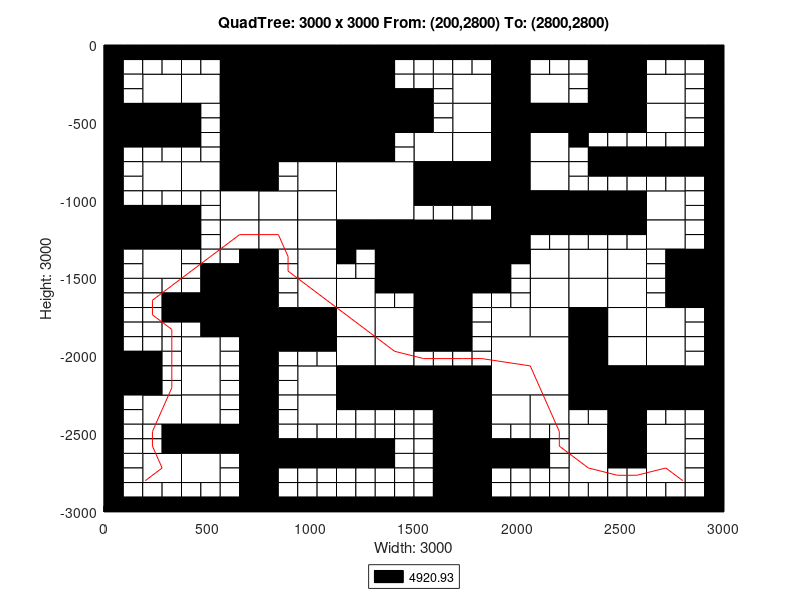

MATLAB code for this plot:
axis([0 3000 -3000 0]);
title('QuadTree: 3000 x 3000 From: (200,2800) To: (2800,2800)');
xlabel('Width: 3000');
ylabel('Height: 3000');
rectangle('Position',[750 -375 375 375], 'FaceColor',[0 0 0]);
rectangle('Position',[750 -750 375 375], 'FaceColor',[0 0 0]);
rectangle('Position',[1125 -1125 375 375], 'FaceColor',[1 1 1]);
rectangle('Position',[1500 -1500 375 375], 'FaceColor',[0 0 0]);
rectangle('Position',[1875 -2250 375 375], 'FaceColor',[1 1 1]);
rectangle('Position',[187.5 -375 187.5 187.5], 'FaceColor',[1 1 1]);
rectangle('Position',[562.5 -187.5 187.5 187.5], 'FaceColor',[0 0 0]);
rectangle('Position',[375 -375 187.5 187.5], 'FaceColor',[1 1 1]);
rectangle('Position',[562.5 -375 187.5 187.5], 'FaceColor',[0 0 0]);
rectangle('Position',[0 -562.5 187.5 187.5], 'FaceColor',[0 0 0]);
rectangle('Position',[187.5 -562.5 187.5 187.5], 'FaceColor',[0 0 0]);
rectangle('Position',[562.5 -562.5 187.5 187.5], 'FaceColor',[0 0 0]);
rectangle('Position',[562.5 -750 187.5 187.5], 'FaceColor',[0 0 0]);
rectangle('Position',[1125 -187.5 187.5 187.5], 'FaceColor',[0 0 0]);
rectangle('Position',[1125 -375 187.5 187.5], 'FaceColor',[0 0 0]);
rectangle('Position',[1125 -562.5 187.5 187.5], 'FaceColor',[0 0 0]);
rectangle('Position',[1312.5 -562.5 187.5 187.5], 'FaceColor',[0 0 0]);
rectangle('Position',[1125 -750 187.5 187.5], 'FaceColor',[0 0 0]);
rectangle('Position',[187.5 -937.5 187.5 187.5], 'FaceColor',[1 1 1]);
rectangle('Position',[375 -937.5 187.5 187.5], 'FaceColor',[1 1 1]);
rectangle('Position',[562.5 -937.5 187.5 187.5], 'FaceColor',[0 0 0]);
rectangle('Position',[562.5 -1125 187.5 187.5], 'FaceColor',[1 1 1]);
rectangle('Position',[0 -1312.5 187.5 187.5], 'FaceColor',[0 0 0]);
rectangle('Position',[187.5 -1312.5 187.5 187.5], 'FaceColor',[0 0 0]);
rectangle('Position',[187.5 -1500 187.5 187.5], 'FaceColor',[1 1 1]);
rectangle('Position',[562.5 -1312.5 187.5 187.5], 'FaceColor',[1 1 1]);
rectangle('Position',[937.5 -937.5 187.5 187.5], 'FaceColor',[1 1 1]);
rectangle('Position',[750 -1125 187.5 187.5], 'FaceColor',[1 1 1]);
rectangle('Position',[937.5 -1125 187.5 187.5], 'FaceColor',[1 1 1]);
rectangle('Position',[750 -1312.5 187.5 187.5], 'FaceColor',[1 1 1]);
rectangle('Position',[937.5 -1312.5 187.5 187.5], 'FaceColor',[1 1 1]);
rectangle('Position',[937.5 -1500 187.5 187.5], 'FaceColor',[1 1 1]);
rectangle('Position',[1125 -1312.5 187.5 187.5], 'FaceColor',[0 0 0]);
rectangle('Position',[1312.5 -1312.5 187.5 187.5], 'FaceColor',[0 0 0]);
rectangle('Position',[1312.5 -1500 187.5 187.5], 'FaceColor',[0 0 0]);
rectangle('Position',[1687.5 -375 187.5 187.5], 'FaceColor',[1 1 1]);
rectangle('Position',[1875 -187.5 187.5 187.5], 'FaceColor',[0 0 0]);
rectangle('Position',[1875 -375 187.5 187.5], 'FaceColor',[0 0 0]);
rectangle('Position',[2062.5 -375 187.5 187.5], 'FaceColor',[1 1 1]);
rectangle('Position',[1687.5 -562.5 187.5 187.5], 'FaceColor',[1 1 1]);
rectangle('Position',[1500 -750 187.5 187.5], 'FaceColor',[1 1 1]);
rectangle('Position',[1687.5 -750 187.5 187.5], 'FaceColor',[1 1 1]);
rectangle('Position',[1875 -562.5 187.5 187.5], 'FaceColor',[0 0 0]);
rectangle('Position',[2062.5 -562.5 187.5 187.5], 'FaceColor',[0 0 0]);
rectangle('Position',[1875 -750 187.5 187.5], 'FaceColor',[0 0 0]);
rectangle('Position',[2062.5 -750 187.5 187.5], 'FaceColor',[1 1 1]);
rectangle('Position',[2437.5 -187.5 187.5 187.5], 'FaceColor',[0 0 0]);
rectangle('Position',[2437.5 -375 187.5 187.5], 'FaceColor',[0 0 0]);
rectangle('Position',[2625 -375 187.5 187.5], 'FaceColor',[1 1 1]);
rectangle('Position',[2250 -562.5 187.5 187.5], 'FaceColor',[0 0 0]);
rectangle('Position',[2437.5 -562.5 187.5 187.5], 'FaceColor',[0 0 0]);
rectangle('Position',[2625 -562.5 187.5 187.5], 'FaceColor',[1 1 1]);
rectangle('Position',[1500 -937.5 187.5 187.5], 'FaceColor',[0 0 0]);
rectangle('Position',[1687.5 -937.5 187.5 187.5], 'FaceColor',[0 0 0]);
rectangle('Position',[1875 -937.5 187.5 187.5], 'FaceColor',[0 0 0]);
rectangle('Position',[2062.5 -937.5 187.5 187.5], 'FaceColor',[1 1 1]);
rectangle('Position',[1875 -1125 187.5 187.5], 'FaceColor',[0 0 0]);
rectangle('Position',[2062.5 -1125 187.5 187.5], 'FaceColor',[0 0 0]);
rectangle('Position',[1875 -1312.5 187.5 187.5], 'FaceColor',[0 0 0]);
rectangle('Position',[2062.5 -1500 187.5 187.5], 'FaceColor',[1 1 1]);
rectangle('Position',[2250 -1125 187.5 187.5], 'FaceColor',[0 0 0]);
rectangle('Position',[2437.5 -1125 187.5 187.5], 'FaceColor',[0 0 0]);
rectangle('Position',[2625 -1125 187.5 187.5], 'FaceColor',[1 1 1]);
rectangle('Position',[2250 -1500 187.5 187.5], 'FaceColor',[1 1 1]);
rectangle('Position',[2437.5 -1500 187.5 187.5], 'FaceColor',[1 1 1]);
rectangle('Position',[2625 -1312.5 187.5 187.5], 'FaceColor',[1 1 1]);
rectangle('Position',[2812.5 -1500 187.5 187.5], 'FaceColor',[0 0 0]);
rectangle('Position',[562.5 -1687.5 187.5 187.5], 'FaceColor',[0 0 0]);
rectangle('Position',[562.5 -1875 187.5 187.5], 'FaceColor',[0 0 0]);
rectangle('Position',[0 -2250 187.5 187.5], 'FaceColor',[0 0 0]);
rectangle('Position',[375 -2062.5 187.5 187.5], 'FaceColor',[1 1 1]);
rectangle('Position',[375 -2250 187.5 187.5], 'FaceColor',[1 1 1]);
rectangle('Position',[937.5 -1687.5 187.5 187.5], 'FaceColor',[1 1 1]);
rectangle('Position',[750 -1875 187.5 187.5], 'FaceColor',[0 0 0]);
rectangle('Position',[937.5 -1875 187.5 187.5], 'FaceColor',[0 0 0]);
rectangle('Position',[1125 -1687.5 187.5 187.5], 'FaceColor',[1 1 1]);
rectangle('Position',[1125 -1875 187.5 187.5], 'FaceColor',[1 1 1]);
rectangle('Position',[1312.5 -1875 187.5 187.5], 'FaceColor',[1 1 1]);
rectangle('Position',[937.5 -2250 187.5 187.5], 'FaceColor',[1 1 1]);
rectangle('Position',[1125 -2062.5 187.5 187.5], 'FaceColor',[1 1 1]);
rectangle('Position',[1312.5 -2062.5 187.5 187.5], 'FaceColor',[1 1 1]);
rectangle('Position',[1125 -2250 187.5 187.5], 'FaceColor',[0 0 0]);
rectangle('Position',[1312.5 -2250 187.5 187.5], 'FaceColor',[0 0 0]);
rectangle('Position',[187.5 -2437.5 187.5 187.5], 'FaceColor',[1 1 1]);
rectangle('Position',[375 -2437.5 187.5 187.5], 'FaceColor',[1 1 1]);
rectangle('Position',[375 -2625 187.5 187.5], 'FaceColor',[0 0 0]);
rectangle('Position',[562.5 -2625 187.5 187.5], 'FaceColor',[0 0 0]);
rectangle('Position',[187.5 -2812.5 187.5 187.5], 'FaceColor',[1 1 1]);
rectangle('Position',[375 -2812.5 187.5 187.5], 'FaceColor',[1 1 1]);
rectangle('Position',[937.5 -2437.5 187.5 187.5], 'FaceColor',[1 1 1]);
rectangle('Position',[1500 -1687.5 187.5 187.5], 'FaceColor',[0 0 0]);
rectangle('Position',[1500 -1875 187.5 187.5], 'FaceColor',[0 0 0]);
rectangle('Position',[2062.5 -1687.5 187.5 187.5], 'FaceColor',[1 1 1]);
rectangle('Position',[1875 -1875 187.5 187.5], 'FaceColor',[1 1 1]);
rectangle('Position',[2062.5 -1875 187.5 187.5], 'FaceColor',[1 1 1]);
rectangle('Position',[1500 -2250 187.5 187.5], 'FaceColor',[0 0 0]);
rectangle('Position',[1687.5 -2250 187.5 187.5], 'FaceColor',[0 0 0]);
rectangle('Position',[2250 -1687.5 187.5 187.5], 'FaceColor',[1 1 1]);
rectangle('Position',[2437.5 -1687.5 187.5 187.5], 'FaceColor',[1 1 1]);
rectangle('Position',[2250 -1875 187.5 187.5], 'FaceColor',[0 0 0]);
rectangle('Position',[2437.5 -1875 187.5 187.5], 'FaceColor',[1 1 1]);
rectangle('Position',[2812.5 -1687.5 187.5 187.5], 'FaceColor',[0 0 0]);
rectangle('Position',[2625 -1875 187.5 187.5], 'FaceColor',[1 1 1]);
rectangle('Position',[2250 -2062.5 187.5 187.5], 'FaceColor',[0 0 0]);
rectangle('Position',[2437.5 -2062.5 187.5 187.5], 'FaceColor',[1 1 1]);
rectangle('Position',[2250 -2250 187.5 187.5], 'FaceColor',[0 0 0]);
rectangle('Position',[2437.5 -2250 187.5 187.5], 'FaceColor',[0 0 0]);
rectangle('Position',[2625 -2062.5 187.5 187.5], 'FaceColor',[1 1 1]);
rectangle('Position',[2625 -2250 187.5 187.5], 'FaceColor',[0 0 0]);
rectangle('Position',[2812.5 -2250 187.5 187.5], 'FaceColor',[0 0 0]);
rectangle('Position',[1687.5 -2437.5 187.5 187.5], 'FaceColor',[0 0 0]);
rectangle('Position',[1687.5 -2625 187.5 187.5], 'FaceColor',[0 0 0]);
rectangle('Position',[1875 -2437.5 187.5 187.5], 'FaceColor',[1 1 1]);
rectangle('Position',[2062.5 -2437.5 187.5 187.5], 'FaceColor',[1 1 1]);
rectangle('Position',[1687.5 -2812.5 187.5 187.5], 'FaceColor',[0 0 0]);
rectangle('Position',[1687.5 -3000 187.5 187.5], 'FaceColor',[0 0 0]);
rectangle('Position',[2437.5 -2437.5 187.5 187.5], 'FaceColor',[0 0 0]);
rectangle('Position',[2250 -2625 187.5 187.5], 'FaceColor',[1 1 1]);
rectangle('Position',[2437.5 -2625 187.5 187.5], 'FaceColor',[0 0 0]);
rectangle('Position',[2625 -2625 187.5 187.5], 'FaceColor',[1 1 1]);
rectangle('Position',[2250 -2812.5 187.5 187.5], 'FaceColor',[1 1 1]);
rectangle('Position',[2625 -2812.5 187.5 187.5], 'FaceColor',[1 1 1]);
rectangle('Position',[0 -93.75 93.75 93.75], 'FaceColor',[0 0 0]);
rectangle('Position',[93.75 -93.75 93.75 93.75], 'FaceColor',[0 0 0]);
rectangle('Position',[0 -187.5 93.75 93.75], 'FaceColor',[0 0 0]);
rectangle('Position',[93.75 -187.5 93.75 93.75], 'FaceColor',[1 1 1]);
rectangle('Position',[187.5 -93.75 93.75 93.75], 'FaceColor',[0 0 0]);
rectangle('Position',[281.25 -93.75 93.75 93.75], 'FaceColor',[0 0 0]);
rectangle('Position',[187.5 -187.5 93.75 93.75], 'FaceColor',[1 1 1]);
rectangle('Position',[281.25 -187.5 93.75 93.75], 'FaceColor',[1 1 1]);
rectangle('Position',[0 -281.25 93.75 93.75], 'FaceColor',[0 0 0]);
rectangle('Position',[93.75 -281.25 93.75 93.75], 'FaceColor',[1 1 1]);
rectangle('Position',[0 -375 93.75 93.75], 'FaceColor',[0 0 0]);
rectangle('Position',[93.75 -375 93.75 93.75], 'FaceColor',[1 1 1]);
rectangle('Position',[375 -93.75 93.75 93.75], 'FaceColor',[0 0 0]);
rectangle('Position',[468.75 -93.75 93.75 93.75], 'FaceColor',[0 0 0]);
rectangle('Position',[375 -187.5 93.75 93.75], 'FaceColor',[1 1 1]);
rectangle('Position',[468.75 -187.5 93.75 93.75], 'FaceColor',[1 1 1]);
rectangle('Position',[0 -656.25 93.75 93.75], 'FaceColor',[0 0 0]);
rectangle('Position',[93.75 -656.25 93.75 93.75], 'FaceColor',[0 0 0]);
rectangle('Position',[0 -750 93.75 93.75], 'FaceColor',[0 0 0]);
rectangle('Position',[93.75 -750 93.75 93.75], 'FaceColor',[1 1 1]);
rectangle('Position',[187.5 -656.25 93.75 93.75], 'FaceColor',[0 0 0]);
rectangle('Position',[281.25 -656.25 93.75 93.75], 'FaceColor',[0 0 0]);
rectangle('Position',[187.5 -750 93.75 93.75], 'FaceColor',[1 1 1]);
rectangle('Position',[281.25 -750 93.75 93.75], 'FaceColor',[1 1 1]);
rectangle('Position',[375 -468.75 93.75 93.75], 'FaceColor',[0 0 0]);
rectangle('Position',[468.75 -468.75 93.75 93.75], 'FaceColor',[1 1 1]);
rectangle('Position',[375 -562.5 93.75 93.75], 'FaceColor',[0 0 0]);
rectangle('Position',[468.75 -562.5 93.75 93.75], 'FaceColor',[1 1 1]);
rectangle('Position',[375 -656.25 93.75 93.75], 'FaceColor',[0 0 0]);
rectangle('Position',[468.75 -656.25 93.75 93.75], 'FaceColor',[1 1 1]);
rectangle('Position',[375 -750 93.75 93.75], 'FaceColor',[1 1 1]);
rectangle('Position',[468.75 -750 93.75 93.75], 'FaceColor',[1 1 1]);
rectangle('Position',[1312.5 -93.75 93.75 93.75], 'FaceColor',[0 0 0]);
rectangle('Position',[1406.25 -93.75 93.75 93.75], 'FaceColor',[0 0 0]);
rectangle('Position',[1312.5 -187.5 93.75 93.75], 'FaceColor',[0 0 0]);
rectangle('Position',[1406.25 -187.5 93.75 93.75], 'FaceColor',[1 1 1]);
rectangle('Position',[1312.5 -281.25 93.75 93.75], 'FaceColor',[0 0 0]);
rectangle('Position',[1406.25 -281.25 93.75 93.75], 'FaceColor',[1 1 1]);
rectangle('Position',[1312.5 -375 93.75 93.75], 'FaceColor',[0 0 0]);
rectangle('Position',[1406.25 -375 93.75 93.75], 'FaceColor',[0 0 0]);
rectangle('Position',[1312.5 -656.25 93.75 93.75], 'FaceColor',[0 0 0]);
rectangle('Position',[1406.25 -656.25 93.75 93.75], 'FaceColor',[1 1 1]);
rectangle('Position',[1312.5 -750 93.75 93.75], 'FaceColor',[0 0 0]);
rectangle('Position',[1406.25 -750 93.75 93.75], 'FaceColor',[1 1 1]);
rectangle('Position',[0 -843.75 93.75 93.75], 'FaceColor',[0 0 0]);
rectangle('Position',[93.75 -843.75 93.75 93.75], 'FaceColor',[1 1 1]);
rectangle('Position',[0 -937.5 93.75 93.75], 'FaceColor',[0 0 0]);
rectangle('Position',[93.75 -937.5 93.75 93.75], 'FaceColor',[1 1 1]);
rectangle('Position',[0 -1031.25 93.75 93.75], 'FaceColor',[0 0 0]);
rectangle('Position',[93.75 -1031.25 93.75 93.75], 'FaceColor',[1 1 1]);
rectangle('Position',[0 -1125 93.75 93.75], 'FaceColor',[0 0 0]);
rectangle('Position',[93.75 -1125 93.75 93.75], 'FaceColor',[0 0 0]);
rectangle('Position',[187.5 -1031.25 93.75 93.75], 'FaceColor',[1 1 1]);
rectangle('Position',[281.25 -1031.25 93.75 93.75], 'FaceColor',[1 1 1]);
rectangle('Position',[187.5 -1125 93.75 93.75], 'FaceColor',[0 0 0]);
rectangle('Position',[281.25 -1125 93.75 93.75], 'FaceColor',[0 0 0]);
rectangle('Position',[375 -1031.25 93.75 93.75], 'FaceColor',[1 1 1]);
rectangle('Position',[468.75 -1031.25 93.75 93.75], 'FaceColor',[1 1 1]);
rectangle('Position',[375 -1125 93.75 93.75], 'FaceColor',[0 0 0]);
rectangle('Position',[468.75 -1125 93.75 93.75], 'FaceColor',[1 1 1]);
rectangle('Position',[0 -1406.25 93.75 93.75], 'FaceColor',[0 0 0]);
rectangle('Position',[93.75 -1406.25 93.75 93.75], 'FaceColor',[1 1 1]);
rectangle('Position',[0 -1500 93.75 93.75], 'FaceColor',[0 0 0]);
rectangle('Position',[93.75 -1500 93.75 93.75], 'FaceColor',[1 1 1]);
rectangle('Position',[375 -1218.75 93.75 93.75], 'FaceColor',[0 0 0]);
rectangle('Position',[468.75 -1218.75 93.75 93.75], 'FaceColor',[1 1 1]);
rectangle('Position',[375 -1312.5 93.75 93.75], 'FaceColor',[0 0 0]);
rectangle('Position',[468.75 -1312.5 93.75 93.75], 'FaceColor',[1 1 1]);
rectangle('Position',[375 -1406.25 93.75 93.75], 'FaceColor',[1 1 1]);
rectangle('Position',[468.75 -1406.25 93.75 93.75], 'FaceColor',[1 1 1]);
rectangle('Position',[375 -1500 93.75 93.75], 'FaceColor',[1 1 1]);
rectangle('Position',[468.75 -1500 93.75 93.75], 'FaceColor',[0 0 0]);
rectangle('Position',[562.5 -1406.25 93.75 93.75], 'FaceColor',[1 1 1]);
rectangle('Position',[656.25 -1406.25 93.75 93.75], 'FaceColor',[0 0 0]);
rectangle('Position',[562.5 -1500 93.75 93.75], 'FaceColor',[0 0 0]);
rectangle('Position',[656.25 -1500 93.75 93.75], 'FaceColor',[0 0 0]);
rectangle('Position',[750 -843.75 93.75 93.75], 'FaceColor',[0 0 0]);
rectangle('Position',[843.75 -843.75 93.75 93.75], 'FaceColor',[1 1 1]);
rectangle('Position',[750 -937.5 93.75 93.75], 'FaceColor',[0 0 0]);
rectangle('Position',[843.75 -937.5 93.75 93.75], 'FaceColor',[1 1 1]);
rectangle('Position',[750 -1406.25 93.75 93.75], 'FaceColor',[0 0 0]);
rectangle('Position',[843.75 -1406.25 93.75 93.75], 'FaceColor',[1 1 1]);
rectangle('Position',[750 -1500 93.75 93.75], 'FaceColor',[0 0 0]);
rectangle('Position',[843.75 -1500 93.75 93.75], 'FaceColor',[1 1 1]);
rectangle('Position',[1125 -1406.25 93.75 93.75], 'FaceColor',[0 0 0]);
rectangle('Position',[1218.75 -1406.25 93.75 93.75], 'FaceColor',[1 1 1]);
rectangle('Position',[1125 -1500 93.75 93.75], 'FaceColor',[1 1 1]);
rectangle('Position',[1218.75 -1500 93.75 93.75], 'FaceColor',[1 1 1]);
rectangle('Position',[1500 -93.75 93.75 93.75], 'FaceColor',[0 0 0]);
rectangle('Position',[1593.75 -93.75 93.75 93.75], 'FaceColor',[0 0 0]);
rectangle('Position',[1500 -187.5 93.75 93.75], 'FaceColor',[1 1 1]);
rectangle('Position',[1593.75 -187.5 93.75 93.75], 'FaceColor',[1 1 1]);
rectangle('Position',[1687.5 -93.75 93.75 93.75], 'FaceColor',[0 0 0]);
rectangle('Position',[1781.25 -93.75 93.75 93.75], 'FaceColor',[0 0 0]);
rectangle('Position',[1687.5 -187.5 93.75 93.75], 'FaceColor',[1 1 1]);
rectangle('Position',[1781.25 -187.5 93.75 93.75], 'FaceColor',[1 1 1]);
rectangle('Position',[1500 -281.25 93.75 93.75], 'FaceColor',[1 1 1]);
rectangle('Position',[1593.75 -281.25 93.75 93.75], 'FaceColor',[1 1 1]);
rectangle('Position',[1500 -375 93.75 93.75], 'FaceColor',[0 0 0]);
rectangle('Position',[1593.75 -375 93.75 93.75], 'FaceColor',[1 1 1]);
rectangle('Position',[2062.5 -93.75 93.75 93.75], 'FaceColor',[0 0 0]);
rectangle('Position',[2156.25 -93.75 93.75 93.75], 'FaceColor',[0 0 0]);
rectangle('Position',[2062.5 -187.5 93.75 93.75], 'FaceColor',[1 1 1]);
rectangle('Position',[2156.25 -187.5 93.75 93.75], 'FaceColor',[1 1 1]);
rectangle('Position',[1500 -468.75 93.75 93.75], 'FaceColor',[0 0 0]);
rectangle('Position',[1593.75 -468.75 93.75 93.75], 'FaceColor',[1 1 1]);
rectangle('Position',[1500 -562.5 93.75 93.75], 'FaceColor',[0 0 0]);
rectangle('Position',[1593.75 -562.5 93.75 93.75], 'FaceColor',[1 1 1]);
rectangle('Position',[2250 -93.75 93.75 93.75], 'FaceColor',[0 0 0]);
rectangle('Position',[2343.75 -93.75 93.75 93.75], 'FaceColor',[0 0 0]);
rectangle('Position',[2250 -187.5 93.75 93.75], 'FaceColor',[1 1 1]);
rectangle('Position',[2343.75 -187.5 93.75 93.75], 'FaceColor',[0 0 0]);
rectangle('Position',[2250 -281.25 93.75 93.75], 'FaceColor',[1 1 1]);
rectangle('Position',[2343.75 -281.25 93.75 93.75], 'FaceColor',[0 0 0]);
rectangle('Position',[2250 -375 93.75 93.75], 'FaceColor',[1 1 1]);
rectangle('Position',[2343.75 -375 93.75 93.75], 'FaceColor',[0 0 0]);
rectangle('Position',[2625 -93.75 93.75 93.75], 'FaceColor',[0 0 0]);
rectangle('Position',[2718.75 -93.75 93.75 93.75], 'FaceColor',[0 0 0]);
rectangle('Position',[2625 -187.5 93.75 93.75], 'FaceColor',[1 1 1]);
rectangle('Position',[2718.75 -187.5 93.75 93.75], 'FaceColor',[1 1 1]);
rectangle('Position',[2812.5 -93.75 93.75 93.75], 'FaceColor',[0 0 0]);
rectangle('Position',[2906.25 -93.75 93.75 93.75], 'FaceColor',[0 0 0]);
rectangle('Position',[2812.5 -187.5 93.75 93.75], 'FaceColor',[1 1 1]);
rectangle('Position',[2906.25 -187.5 93.75 93.75], 'FaceColor',[0 0 0]);
rectangle('Position',[2812.5 -281.25 93.75 93.75], 'FaceColor',[1 1 1]);
rectangle('Position',[2906.25 -281.25 93.75 93.75], 'FaceColor',[0 0 0]);
rectangle('Position',[2812.5 -375 93.75 93.75], 'FaceColor',[1 1 1]);
rectangle('Position',[2906.25 -375 93.75 93.75], 'FaceColor',[0 0 0]);
rectangle('Position',[2250 -656.25 93.75 93.75], 'FaceColor',[0 0 0]);
rectangle('Position',[2343.75 -656.25 93.75 93.75], 'FaceColor',[1 1 1]);
rectangle('Position',[2250 -750 93.75 93.75], 'FaceColor',[1 1 1]);
rectangle('Position',[2343.75 -750 93.75 93.75], 'FaceColor',[0 0 0]);
rectangle('Position',[2437.5 -656.25 93.75 93.75], 'FaceColor',[1 1 1]);
rectangle('Position',[2531.25 -656.25 93.75 93.75], 'FaceColor',[1 1 1]);
rectangle('Position',[2437.5 -750 93.75 93.75], 'FaceColor',[0 0 0]);
rectangle('Position',[2531.25 -750 93.75 93.75], 'FaceColor',[0 0 0]);
rectangle('Position',[2812.5 -468.75 93.75 93.75], 'FaceColor',[1 1 1]);
rectangle('Position',[2906.25 -468.75 93.75 93.75], 'FaceColor',[0 0 0]);
rectangle('Position',[2812.5 -562.5 93.75 93.75], 'FaceColor',[1 1 1]);
rectangle('Position',[2906.25 -562.5 93.75 93.75], 'FaceColor',[0 0 0]);
rectangle('Position',[2625 -656.25 93.75 93.75], 'FaceColor',[1 1 1]);
rectangle('Position',[2718.75 -656.25 93.75 93.75], 'FaceColor',[1 1 1]);
rectangle('Position',[2625 -750 93.75 93.75], 'FaceColor',[0 0 0]);
rectangle('Position',[2718.75 -750 93.75 93.75], 'FaceColor',[0 0 0]);
rectangle('Position',[2812.5 -656.25 93.75 93.75], 'FaceColor',[1 1 1]);
rectangle('Position',[2906.25 -656.25 93.75 93.75], 'FaceColor',[0 0 0]);
rectangle('Position',[2812.5 -750 93.75 93.75], 'FaceColor',[0 0 0]);
rectangle('Position',[2906.25 -750 93.75 93.75], 'FaceColor',[0 0 0]);
rectangle('Position',[1500 -1031.25 93.75 93.75], 'FaceColor',[0 0 0]);
rectangle('Position',[1593.75 -1031.25 93.75 93.75], 'FaceColor',[0 0 0]);
rectangle('Position',[1500 -1125 93.75 93.75], 'FaceColor',[1 1 1]);
rectangle('Position',[1593.75 -1125 93.75 93.75], 'FaceColor',[1 1 1]);
rectangle('Position',[1687.5 -1031.25 93.75 93.75], 'FaceColor',[0 0 0]);
rectangle('Position',[1781.25 -1031.25 93.75 93.75], 'FaceColor',[0 0 0]);
rectangle('Position',[1687.5 -1125 93.75 93.75], 'FaceColor',[1 1 1]);
rectangle('Position',[1781.25 -1125 93.75 93.75], 'FaceColor',[1 1 1]);
rectangle('Position',[2062.5 -1218.75 93.75 93.75], 'FaceColor',[0 0 0]);
rectangle('Position',[2156.25 -1218.75 93.75 93.75], 'FaceColor',[0 0 0]);
rectangle('Position',[2062.5 -1312.5 93.75 93.75], 'FaceColor',[1 1 1]);
rectangle('Position',[2156.25 -1312.5 93.75 93.75], 'FaceColor',[1 1 1]);
rectangle('Position',[1875 -1406.25 93.75 93.75], 'FaceColor',[0 0 0]);
rectangle('Position',[1968.75 -1406.25 93.75 93.75], 'FaceColor',[0 0 0]);
rectangle('Position',[1875 -1500 93.75 93.75], 'FaceColor',[0 0 0]);
rectangle('Position',[1968.75 -1500 93.75 93.75], 'FaceColor',[1 1 1]);
rectangle('Position',[2250 -843.75 93.75 93.75], 'FaceColor',[1 1 1]);
rectangle('Position',[2343.75 -843.75 93.75 93.75], 'FaceColor',[0 0 0]);
rectangle('Position',[2250 -937.5 93.75 93.75], 'FaceColor',[1 1 1]);
rectangle('Position',[2343.75 -937.5 93.75 93.75], 'FaceColor',[1 1 1]);
rectangle('Position',[2437.5 -843.75 93.75 93.75], 'FaceColor',[0 0 0]);
rectangle('Position',[2531.25 -843.75 93.75 93.75], 'FaceColor',[0 0 0]);
rectangle('Position',[2437.5 -937.5 93.75 93.75], 'FaceColor',[1 1 1]);
rectangle('Position',[2531.25 -937.5 93.75 93.75], 'FaceColor',[1 1 1]);
rectangle('Position',[2625 -843.75 93.75 93.75], 'FaceColor',[0 0 0]);
rectangle('Position',[2718.75 -843.75 93.75 93.75], 'FaceColor',[0 0 0]);
rectangle('Position',[2625 -937.5 93.75 93.75], 'FaceColor',[1 1 1]);
rectangle('Position',[2718.75 -937.5 93.75 93.75], 'FaceColor',[1 1 1]);
rectangle('Position',[2812.5 -843.75 93.75 93.75], 'FaceColor',[0 0 0]);
rectangle('Position',[2906.25 -843.75 93.75 93.75], 'FaceColor',[0 0 0]);
rectangle('Position',[2812.5 -937.5 93.75 93.75], 'FaceColor',[1 1 1]);
rectangle('Position',[2906.25 -937.5 93.75 93.75], 'FaceColor',[0 0 0]);
rectangle('Position',[2812.5 -1031.25 93.75 93.75], 'FaceColor',[1 1 1]);
rectangle('Position',[2906.25 -1031.25 93.75 93.75], 'FaceColor',[0 0 0]);
rectangle('Position',[2812.5 -1125 93.75 93.75], 'FaceColor',[1 1 1]);
rectangle('Position',[2906.25 -1125 93.75 93.75], 'FaceColor',[0 0 0]);
rectangle('Position',[2250 -1218.75 93.75 93.75], 'FaceColor',[0 0 0]);
rectangle('Position',[2343.75 -1218.75 93.75 93.75], 'FaceColor',[0 0 0]);
rectangle('Position',[2250 -1312.5 93.75 93.75], 'FaceColor',[1 1 1]);
rectangle('Position',[2343.75 -1312.5 93.75 93.75], 'FaceColor',[1 1 1]);
rectangle('Position',[2437.5 -1218.75 93.75 93.75], 'FaceColor',[0 0 0]);
rectangle('Position',[2531.25 -1218.75 93.75 93.75], 'FaceColor',[0 0 0]);
rectangle('Position',[2437.5 -1312.5 93.75 93.75], 'FaceColor',[1 1 1]);
rectangle('Position',[2531.25 -1312.5 93.75 93.75], 'FaceColor',[1 1 1]);
rectangle('Position',[2812.5 -1218.75 93.75 93.75], 'FaceColor',[1 1 1]);
rectangle('Position',[2906.25 -1218.75 93.75 93.75], 'FaceColor',[0 0 0]);
rectangle('Position',[2812.5 -1312.5 93.75 93.75], 'FaceColor',[1 1 1]);
rectangle('Position',[2906.25 -1312.5 93.75 93.75], 'FaceColor',[0 0 0]);
rectangle('Position',[2625 -1406.25 93.75 93.75], 'FaceColor',[1 1 1]);
rectangle('Position',[2718.75 -1406.25 93.75 93.75], 'FaceColor',[0 0 0]);
rectangle('Position',[2625 -1500 93.75 93.75], 'FaceColor',[1 1 1]);
rectangle('Position',[2718.75 -1500 93.75 93.75], 'FaceColor',[0 0 0]);
rectangle('Position',[0 -1593.75 93.75 93.75], 'FaceColor',[0 0 0]);
rectangle('Position',[93.75 -1593.75 93.75 93.75], 'FaceColor',[1 1 1]);
rectangle('Position',[0 -1687.5 93.75 93.75], 'FaceColor',[0 0 0]);
rectangle('Position',[93.75 -1687.5 93.75 93.75], 'FaceColor',[1 1 1]);
rectangle('Position',[187.5 -1593.75 93.75 93.75], 'FaceColor',[1 1 1]);
rectangle('Position',[281.25 -1593.75 93.75 93.75], 'FaceColor',[1 1 1]);
rectangle('Position',[187.5 -1687.5 93.75 93.75], 'FaceColor',[1 1 1]);
rectangle('Position',[281.25 -1687.5 93.75 93.75], 'FaceColor',[0 0 0]);
rectangle('Position',[0 -1781.25 93.75 93.75], 'FaceColor',[0 0 0]);
rectangle('Position',[93.75 -1781.25 93.75 93.75], 'FaceColor',[1 1 1]);
rectangle('Position',[0 -1875 93.75 93.75], 'FaceColor',[0 0 0]);
rectangle('Position',[93.75 -1875 93.75 93.75], 'FaceColor',[1 1 1]);
rectangle('Position',[187.5 -1781.25 93.75 93.75], 'FaceColor',[1 1 1]);
rectangle('Position',[281.25 -1781.25 93.75 93.75], 'FaceColor',[0 0 0]);
rectangle('Position',[187.5 -1875 93.75 93.75], 'FaceColor',[1 1 1]);
rectangle('Position',[281.25 -1875 93.75 93.75], 'FaceColor',[1 1 1]);
rectangle('Position',[375 -1593.75 93.75 93.75], 'FaceColor',[1 1 1]);
rectangle('Position',[468.75 -1593.75 93.75 93.75], 'FaceColor',[0 0 0]);
rectangle('Position',[375 -1687.5 93.75 93.75], 'FaceColor',[0 0 0]);
rectangle('Position',[468.75 -1687.5 93.75 93.75], 'FaceColor',[0 0 0]);
rectangle('Position',[375 -1781.25 93.75 93.75], 'FaceColor',[0 0 0]);
rectangle('Position',[468.75 -1781.25 93.75 93.75], 'FaceColor',[0 0 0]);
rectangle('Position',[375 -1875 93.75 93.75], 'FaceColor',[1 1 1]);
rectangle('Position',[468.75 -1875 93.75 93.75], 'FaceColor',[0 0 0]);
rectangle('Position',[0 -1968.75 93.75 93.75], 'FaceColor',[0 0 0]);
rectangle('Position',[93.75 -1968.75 93.75 93.75], 'FaceColor',[1 1 1]);
rectangle('Position',[0 -2062.5 93.75 93.75], 'FaceColor',[0 0 0]);
rectangle('Position',[93.75 -2062.5 93.75 93.75], 'FaceColor',[0 0 0]);
rectangle('Position',[187.5 -1968.75 93.75 93.75], 'FaceColor',[1 1 1]);
rectangle('Position',[281.25 -1968.75 93.75 93.75], 'FaceColor',[1 1 1]);
rectangle('Position',[187.5 -2062.5 93.75 93.75], 'FaceColor',[0 0 0]);
rectangle('Position',[281.25 -2062.5 93.75 93.75], 'FaceColor',[1 1 1]);
rectangle('Position',[187.5 -2156.25 93.75 93.75], 'FaceColor',[0 0 0]);
rectangle('Position',[281.25 -2156.25 93.75 93.75], 'FaceColor',[1 1 1]);
rectangle('Position',[187.5 -2250 93.75 93.75], 'FaceColor',[0 0 0]);
rectangle('Position',[281.25 -2250 93.75 93.75], 'FaceColor',[1 1 1]);
rectangle('Position',[562.5 -1968.75 93.75 93.75], 'FaceColor',[1 1 1]);
rectangle('Position',[656.25 -1968.75 93.75 93.75], 'FaceColor',[0 0 0]);
rectangle('Position',[562.5 -2062.5 93.75 93.75], 'FaceColor',[1 1 1]);
rectangle('Position',[656.25 -2062.5 93.75 93.75], 'FaceColor',[0 0 0]);
rectangle('Position',[562.5 -2156.25 93.75 93.75], 'FaceColor',[1 1 1]);
rectangle('Position',[656.25 -2156.25 93.75 93.75], 'FaceColor',[0 0 0]);
rectangle('Position',[562.5 -2250 93.75 93.75], 'FaceColor',[1 1 1]);
rectangle('Position',[656.25 -2250 93.75 93.75], 'FaceColor',[0 0 0]);
rectangle('Position',[750 -1593.75 93.75 93.75], 'FaceColor',[0 0 0]);
rectangle('Position',[843.75 -1593.75 93.75 93.75], 'FaceColor',[1 1 1]);
rectangle('Position',[750 -1687.5 93.75 93.75], 'FaceColor',[0 0 0]);
rectangle('Position',[843.75 -1687.5 93.75 93.75], 'FaceColor',[1 1 1]);
rectangle('Position',[1312.5 -1593.75 93.75 93.75], 'FaceColor',[0 0 0]);
rectangle('Position',[1406.25 -1593.75 93.75 93.75], 'FaceColor',[0 0 0]);
rectangle('Position',[1312.5 -1687.5 93.75 93.75], 'FaceColor',[1 1 1]);
rectangle('Position',[1406.25 -1687.5 93.75 93.75], 'FaceColor',[1 1 1]);
rectangle('Position',[750 -1968.75 93.75 93.75], 'FaceColor',[0 0 0]);
rectangle('Position',[843.75 -1968.75 93.75 93.75], 'FaceColor',[0 0 0]);
rectangle('Position',[750 -2062.5 93.75 93.75], 'FaceColor',[0 0 0]);
rectangle('Position',[843.75 -2062.5 93.75 93.75], 'FaceColor',[1 1 1]);
rectangle('Position',[937.5 -1968.75 93.75 93.75], 'FaceColor',[0 0 0]);
rectangle('Position',[1031.25 -1968.75 93.75 93.75], 'FaceColor',[0 0 0]);
rectangle('Position',[937.5 -2062.5 93.75 93.75], 'FaceColor',[1 1 1]);
rectangle('Position',[1031.25 -2062.5 93.75 93.75], 'FaceColor',[1 1 1]);
rectangle('Position',[750 -2156.25 93.75 93.75], 'FaceColor',[0 0 0]);
rectangle('Position',[843.75 -2156.25 93.75 93.75], 'FaceColor',[1 1 1]);
rectangle('Position',[750 -2250 93.75 93.75], 'FaceColor',[0 0 0]);
rectangle('Position',[843.75 -2250 93.75 93.75], 'FaceColor',[1 1 1]);
rectangle('Position',[0 -2343.75 93.75 93.75], 'FaceColor',[0 0 0]);
rectangle('Position',[93.75 -2343.75 93.75 93.75], 'FaceColor',[1 1 1]);
rectangle('Position',[0 -2437.5 93.75 93.75], 'FaceColor',[0 0 0]);
rectangle('Position',[93.75 -2437.5 93.75 93.75], 'FaceColor',[1 1 1]);
rectangle('Position',[0 -2531.25 93.75 93.75], 'FaceColor',[0 0 0]);
rectangle('Position',[93.75 -2531.25 93.75 93.75], 'FaceColor',[1 1 1]);
rectangle('Position',[0 -2625 93.75 93.75], 'FaceColor',[0 0 0]);
rectangle('Position',[93.75 -2625 93.75 93.75], 'FaceColor',[1 1 1]);
rectangle('Position',[187.5 -2531.25 93.75 93.75], 'FaceColor',[1 1 1]);
rectangle('Position',[281.25 -2531.25 93.75 93.75], 'FaceColor',[0 0 0]);
rectangle('Position',[187.5 -2625 93.75 93.75], 'FaceColor',[1 1 1]);
rectangle('Position',[281.25 -2625 93.75 93.75], 'FaceColor',[0 0 0]);
rectangle('Position',[562.5 -2343.75 93.75 93.75], 'FaceColor',[1 1 1]);
rectangle('Position',[656.25 -2343.75 93.75 93.75], 'FaceColor',[0 0 0]);
rectangle('Position',[562.5 -2437.5 93.75 93.75], 'FaceColor',[1 1 1]);
rectangle('Position',[656.25 -2437.5 93.75 93.75], 'FaceColor',[0 0 0]);
rectangle('Position',[0 -2718.75 93.75 93.75], 'FaceColor',[0 0 0]);
rectangle('Position',[93.75 -2718.75 93.75 93.75], 'FaceColor',[1 1 1]);
rectangle('Position',[0 -2812.5 93.75 93.75], 'FaceColor',[0 0 0]);
rectangle('Position',[93.75 -2812.5 93.75 93.75], 'FaceColor',[1 1 1]);
rectangle('Position',[0 -2906.25 93.75 93.75], 'FaceColor',[0 0 0]);
rectangle('Position',[93.75 -2906.25 93.75 93.75], 'FaceColor',[1 1 1]);
rectangle('Position',[0 -3000 93.75 93.75], 'FaceColor',[0 0 0]);
rectangle('Position',[93.75 -3000 93.75 93.75], 'FaceColor',[0 0 0]);
rectangle('Position',[187.5 -2906.25 93.75 93.75], 'FaceColor',[1 1 1]);
rectangle('Position',[281.25 -2906.25 93.75 93.75], 'FaceColor',[1 1 1]);
rectangle('Position',[187.5 -3000 93.75 93.75], 'FaceColor',[0 0 0]);
rectangle('Position',[281.25 -3000 93.75 93.75], 'FaceColor',[0 0 0]);
rectangle('Position',[562.5 -2718.75 93.75 93.75], 'FaceColor',[1 1 1]);
rectangle('Position',[656.25 -2718.75 93.75 93.75], 'FaceColor',[0 0 0]);
rectangle('Position',[562.5 -2812.5 93.75 93.75], 'FaceColor',[1 1 1]);
rectangle('Position',[656.25 -2812.5 93.75 93.75], 'FaceColor',[0 0 0]);
rectangle('Position',[375 -2906.25 93.75 93.75], 'FaceColor',[1 1 1]);
rectangle('Position',[468.75 -2906.25 93.75 93.75], 'FaceColor',[1 1 1]);
rectangle('Position',[375 -3000 93.75 93.75], 'FaceColor',[0 0 0]);
rectangle('Position',[468.75 -3000 93.75 93.75], 'FaceColor',[0 0 0]);
rectangle('Position',[562.5 -2906.25 93.75 93.75], 'FaceColor',[1 1 1]);
rectangle('Position',[656.25 -2906.25 93.75 93.75], 'FaceColor',[0 0 0]);
rectangle('Position',[562.5 -3000 93.75 93.75], 'FaceColor',[0 0 0]);
rectangle('Position',[656.25 -3000 93.75 93.75], 'FaceColor',[0 0 0]);
rectangle('Position',[750 -2343.75 93.75 93.75], 'FaceColor',[0 0 0]);
rectangle('Position',[843.75 -2343.75 93.75 93.75], 'FaceColor',[1 1 1]);
rectangle('Position',[750 -2437.5 93.75 93.75], 'FaceColor',[0 0 0]);
rectangle('Position',[843.75 -2437.5 93.75 93.75], 'FaceColor',[1 1 1]);
rectangle('Position',[750 -2531.25 93.75 93.75], 'FaceColor',[0 0 0]);
rectangle('Position',[843.75 -2531.25 93.75 93.75], 'FaceColor',[1 1 1]);
rectangle('Position',[750 -2625 93.75 93.75], 'FaceColor',[0 0 0]);
rectangle('Position',[843.75 -2625 93.75 93.75], 'FaceColor',[0 0 0]);
rectangle('Position',[937.5 -2531.25 93.75 93.75], 'FaceColor',[1 1 1]);
rectangle('Position',[1031.25 -2531.25 93.75 93.75], 'FaceColor',[1 1 1]);
rectangle('Position',[937.5 -2625 93.75 93.75], 'FaceColor',[0 0 0]);
rectangle('Position',[1031.25 -2625 93.75 93.75], 'FaceColor',[0 0 0]);
rectangle('Position',[1125 -2343.75 93.75 93.75], 'FaceColor',[0 0 0]);
rectangle('Position',[1218.75 -2343.75 93.75 93.75], 'FaceColor',[0 0 0]);
rectangle('Position',[1125 -2437.5 93.75 93.75], 'FaceColor',[1 1 1]);
rectangle('Position',[1218.75 -2437.5 93.75 93.75], 'FaceColor',[1 1 1]);
rectangle('Position',[1312.5 -2343.75 93.75 93.75], 'FaceColor',[0 0 0]);
rectangle('Position',[1406.25 -2343.75 93.75 93.75], 'FaceColor',[0 0 0]);
rectangle('Position',[1312.5 -2437.5 93.75 93.75], 'FaceColor',[1 1 1]);
rectangle('Position',[1406.25 -2437.5 93.75 93.75], 'FaceColor',[1 1 1]);
rectangle('Position',[1125 -2531.25 93.75 93.75], 'FaceColor',[1 1 1]);
rectangle('Position',[1218.75 -2531.25 93.75 93.75], 'FaceColor',[1 1 1]);
rectangle('Position',[1125 -2625 93.75 93.75], 'FaceColor',[0 0 0]);
rectangle('Position',[1218.75 -2625 93.75 93.75], 'FaceColor',[0 0 0]);
rectangle('Position',[1312.5 -2531.25 93.75 93.75], 'FaceColor',[1 1 1]);
rectangle('Position',[1406.25 -2531.25 93.75 93.75], 'FaceColor',[1 1 1]);
rectangle('Position',[1312.5 -2625 93.75 93.75], 'FaceColor',[0 0 0]);
rectangle('Position',[1406.25 -2625 93.75 93.75], 'FaceColor',[1 1 1]);
rectangle('Position',[750 -2718.75 93.75 93.75], 'FaceColor',[0 0 0]);
rectangle('Position',[843.75 -2718.75 93.75 93.75], 'FaceColor',[0 0 0]);
rectangle('Position',[750 -2812.5 93.75 93.75], 'FaceColor',[0 0 0]);
rectangle('Position',[843.75 -2812.5 93.75 93.75], 'FaceColor',[1 1 1]);
rectangle('Position',[937.5 -2718.75 93.75 93.75], 'FaceColor',[0 0 0]);
rectangle('Position',[1031.25 -2718.75 93.75 93.75], 'FaceColor',[0 0 0]);
rectangle('Position',[937.5 -2812.5 93.75 93.75], 'FaceColor',[1 1 1]);
rectangle('Position',[1031.25 -2812.5 93.75 93.75], 'FaceColor',[1 1 1]);
rectangle('Position',[750 -2906.25 93.75 93.75], 'FaceColor',[0 0 0]);
rectangle('Position',[843.75 -2906.25 93.75 93.75], 'FaceColor',[1 1 1]);
rectangle('Position',[750 -3000 93.75 93.75], 'FaceColor',[0 0 0]);
rectangle('Position',[843.75 -3000 93.75 93.75], 'FaceColor',[0 0 0]);
rectangle('Position',[937.5 -2906.25 93.75 93.75], 'FaceColor',[1 1 1]);
rectangle('Position',[1031.25 -2906.25 93.75 93.75], 'FaceColor',[1 1 1]);
rectangle('Position',[937.5 -3000 93.75 93.75], 'FaceColor',[0 0 0]);
rectangle('Position',[1031.25 -3000 93.75 93.75], 'FaceColor',[0 0 0]);
rectangle('Position',[1125 -2718.75 93.75 93.75], 'FaceColor',[0 0 0]);
rectangle('Position',[1218.75 -2718.75 93.75 93.75], 'FaceColor',[0 0 0]);
rectangle('Position',[1125 -2812.5 93.75 93.75], 'FaceColor',[1 1 1]);
rectangle('Position',[1218.75 -2812.5 93.75 93.75], 'FaceColor',[1 1 1]);
rectangle('Position',[1312.5 -2718.75 93.75 93.75], 'FaceColor',[0 0 0]);
rectangle('Position',[1406.25 -2718.75 93.75 93.75], 'FaceColor',[1 1 1]);
rectangle('Position',[1312.5 -2812.5 93.75 93.75], 'FaceColor',[1 1 1]);
rectangle('Position',[1406.25 -2812.5 93.75 93.75], 'FaceColor',[1 1 1]);
rectangle('Position',[1125 -2906.25 93.75 93.75], 'FaceColor',[1 1 1]);
rectangle('Position',[1218.75 -2906.25 93.75 93.75], 'FaceColor',[1 1 1]);
rectangle('Position',[1125 -3000 93.75 93.75], 'FaceColor',[0 0 0]);
rectangle('Position',[1218.75 -3000 93.75 93.75], 'FaceColor',[0 0 0]);
rectangle('Position',[1312.5 -2906.25 93.75 93.75], 'FaceColor',[1 1 1]);
rectangle('Position',[1406.25 -2906.25 93.75 93.75], 'FaceColor',[1 1 1]);
rectangle('Position',[1312.5 -3000 93.75 93.75], 'FaceColor',[0 0 0]);
rectangle('Position',[1406.25 -3000 93.75 93.75], 'FaceColor',[0 0 0]);
rectangle('Position',[1687.5 -1593.75 93.75 93.75], 'FaceColor',[0 0 0]);
rectangle('Position',[1781.25 -1593.75 93.75 93.75], 'FaceColor',[0 0 0]);
rectangle('Position',[1687.5 -1687.5 93.75 93.75], 'FaceColor',[0 0 0]);
rectangle('Position',[1781.25 -1687.5 93.75 93.75], 'FaceColor',[1 1 1]);
rectangle('Position',[1687.5 -1781.25 93.75 93.75], 'FaceColor',[0 0 0]);
rectangle('Position',[1781.25 -1781.25 93.75 93.75], 'FaceColor',[1 1 1]);
rectangle('Position',[1687.5 -1875 93.75 93.75], 'FaceColor',[0 0 0]);
rectangle('Position',[1781.25 -1875 93.75 93.75], 'FaceColor',[1 1 1]);
rectangle('Position',[1875 -1593.75 93.75 93.75], 'FaceColor',[0 0 0]);
rectangle('Position',[1968.75 -1593.75 93.75 93.75], 'FaceColor',[1 1 1]);
rectangle('Position',[1875 -1687.5 93.75 93.75], 'FaceColor',[1 1 1]);
rectangle('Position',[1968.75 -1687.5 93.75 93.75], 'FaceColor',[1 1 1]);
rectangle('Position',[1500 -1968.75 93.75 93.75], 'FaceColor',[0 0 0]);
rectangle('Position',[1593.75 -1968.75 93.75 93.75], 'FaceColor',[0 0 0]);
rectangle('Position',[1500 -2062.5 93.75 93.75], 'FaceColor',[1 1 1]);
rectangle('Position',[1593.75 -2062.5 93.75 93.75], 'FaceColor',[1 1 1]);
rectangle('Position',[1687.5 -1968.75 93.75 93.75], 'FaceColor',[0 0 0]);
rectangle('Position',[1781.25 -1968.75 93.75 93.75], 'FaceColor',[1 1 1]);
rectangle('Position',[1687.5 -2062.5 93.75 93.75], 'FaceColor',[1 1 1]);
rectangle('Position',[1781.25 -2062.5 93.75 93.75], 'FaceColor',[1 1 1]);
rectangle('Position',[2625 -1593.75 93.75 93.75], 'FaceColor',[1 1 1]);
rectangle('Position',[2718.75 -1593.75 93.75 93.75], 'FaceColor',[0 0 0]);
rectangle('Position',[2625 -1687.5 93.75 93.75], 'FaceColor',[1 1 1]);
rectangle('Position',[2718.75 -1687.5 93.75 93.75], 'FaceColor',[0 0 0]);
rectangle('Position',[2812.5 -1781.25 93.75 93.75], 'FaceColor',[1 1 1]);
rectangle('Position',[2906.25 -1781.25 93.75 93.75], 'FaceColor',[0 0 0]);
rectangle('Position',[2812.5 -1875 93.75 93.75], 'FaceColor',[1 1 1]);
rectangle('Position',[2906.25 -1875 93.75 93.75], 'FaceColor',[0 0 0]);
rectangle('Position',[2812.5 -1968.75 93.75 93.75], 'FaceColor',[1 1 1]);
rectangle('Position',[2906.25 -1968.75 93.75 93.75], 'FaceColor',[0 0 0]);
rectangle('Position',[2812.5 -2062.5 93.75 93.75], 'FaceColor',[1 1 1]);
rectangle('Position',[2906.25 -2062.5 93.75 93.75], 'FaceColor',[0 0 0]);
rectangle('Position',[1500 -2343.75 93.75 93.75], 'FaceColor',[0 0 0]);
rectangle('Position',[1593.75 -2343.75 93.75 93.75], 'FaceColor',[0 0 0]);
rectangle('Position',[1500 -2437.5 93.75 93.75], 'FaceColor',[1 1 1]);
rectangle('Position',[1593.75 -2437.5 93.75 93.75], 'FaceColor',[0 0 0]);
rectangle('Position',[1500 -2531.25 93.75 93.75], 'FaceColor',[1 1 1]);
rectangle('Position',[1593.75 -2531.25 93.75 93.75], 'FaceColor',[0 0 0]);
rectangle('Position',[1500 -2625 93.75 93.75], 'FaceColor',[1 1 1]);
rectangle('Position',[1593.75 -2625 93.75 93.75], 'FaceColor',[0 0 0]);
rectangle('Position',[1875 -2531.25 93.75 93.75], 'FaceColor',[1 1 1]);
rectangle('Position',[1968.75 -2531.25 93.75 93.75], 'FaceColor',[1 1 1]);
rectangle('Position',[1875 -2625 93.75 93.75], 'FaceColor',[0 0 0]);
rectangle('Position',[1968.75 -2625 93.75 93.75], 'FaceColor',[0 0 0]);
rectangle('Position',[2062.5 -2531.25 93.75 93.75], 'FaceColor',[1 1 1]);
rectangle('Position',[2156.25 -2531.25 93.75 93.75], 'FaceColor',[1 1 1]);
rectangle('Position',[2062.5 -2625 93.75 93.75], 'FaceColor',[0 0 0]);
rectangle('Position',[2156.25 -2625 93.75 93.75], 'FaceColor',[1 1 1]);
rectangle('Position',[1500 -2718.75 93.75 93.75], 'FaceColor',[1 1 1]);
rectangle('Position',[1593.75 -2718.75 93.75 93.75], 'FaceColor',[0 0 0]);
rectangle('Position',[1500 -2812.5 93.75 93.75], 'FaceColor',[1 1 1]);
rectangle('Position',[1593.75 -2812.5 93.75 93.75], 'FaceColor',[0 0 0]);
rectangle('Position',[1500 -2906.25 93.75 93.75], 'FaceColor',[1 1 1]);
rectangle('Position',[1593.75 -2906.25 93.75 93.75], 'FaceColor',[0 0 0]);
rectangle('Position',[1500 -3000 93.75 93.75], 'FaceColor',[0 0 0]);
rectangle('Position',[1593.75 -3000 93.75 93.75], 'FaceColor',[0 0 0]);
rectangle('Position',[1875 -2718.75 93.75 93.75], 'FaceColor',[0 0 0]);
rectangle('Position',[1968.75 -2718.75 93.75 93.75], 'FaceColor',[0 0 0]);
rectangle('Position',[1875 -2812.5 93.75 93.75], 'FaceColor',[1 1 1]);
rectangle('Position',[1968.75 -2812.5 93.75 93.75], 'FaceColor',[1 1 1]);
rectangle('Position',[2062.5 -2718.75 93.75 93.75], 'FaceColor',[0 0 0]);
rectangle('Position',[2156.25 -2718.75 93.75 93.75], 'FaceColor',[1 1 1]);
rectangle('Position',[2062.5 -2812.5 93.75 93.75], 'FaceColor',[1 1 1]);
rectangle('Position',[2156.25 -2812.5 93.75 93.75], 'FaceColor',[1 1 1]);
rectangle('Position',[1875 -2906.25 93.75 93.75], 'FaceColor',[1 1 1]);
rectangle('Position',[1968.75 -2906.25 93.75 93.75], 'FaceColor',[1 1 1]);
rectangle('Position',[1875 -3000 93.75 93.75], 'FaceColor',[0 0 0]);
rectangle('Position',[1968.75 -3000 93.75 93.75], 'FaceColor',[0 0 0]);
rectangle('Position',[2062.5 -2906.25 93.75 93.75], 'FaceColor',[1 1 1]);
rectangle('Position',[2156.25 -2906.25 93.75 93.75], 'FaceColor',[1 1 1]);
rectangle('Position',[2062.5 -3000 93.75 93.75], 'FaceColor',[0 0 0]);
rectangle('Position',[2156.25 -3000 93.75 93.75], 'FaceColor',[0 0 0]);
rectangle('Position',[2250 -2343.75 93.75 93.75], 'FaceColor',[0 0 0]);
rectangle('Position',[2343.75 -2343.75 93.75 93.75], 'FaceColor',[0 0 0]);
rectangle('Position',[2250 -2437.5 93.75 93.75], 'FaceColor',[1 1 1]);
rectangle('Position',[2343.75 -2437.5 93.75 93.75], 'FaceColor',[1 1 1]);
rectangle('Position',[2625 -2343.75 93.75 93.75], 'FaceColor',[0 0 0]);
rectangle('Position',[2718.75 -2343.75 93.75 93.75], 'FaceColor',[0 0 0]);
rectangle('Position',[2625 -2437.5 93.75 93.75], 'FaceColor',[1 1 1]);
rectangle('Position',[2718.75 -2437.5 93.75 93.75], 'FaceColor',[1 1 1]);
rectangle('Position',[2812.5 -2343.75 93.75 93.75], 'FaceColor',[0 0 0]);
rectangle('Position',[2906.25 -2343.75 93.75 93.75], 'FaceColor',[0 0 0]);
rectangle('Position',[2812.5 -2437.5 93.75 93.75], 'FaceColor',[1 1 1]);
rectangle('Position',[2906.25 -2437.5 93.75 93.75], 'FaceColor',[0 0 0]);
rectangle('Position',[2812.5 -2531.25 93.75 93.75], 'FaceColor',[1 1 1]);
rectangle('Position',[2906.25 -2531.25 93.75 93.75], 'FaceColor',[0 0 0]);
rectangle('Position',[2812.5 -2625 93.75 93.75], 'FaceColor',[1 1 1]);
rectangle('Position',[2906.25 -2625 93.75 93.75], 'FaceColor',[0 0 0]);
rectangle('Position',[2437.5 -2718.75 93.75 93.75], 'FaceColor',[0 0 0]);
rectangle('Position',[2531.25 -2718.75 93.75 93.75], 'FaceColor',[0 0 0]);
rectangle('Position',[2437.5 -2812.5 93.75 93.75], 'FaceColor',[1 1 1]);
rectangle('Position',[2531.25 -2812.5 93.75 93.75], 'FaceColor',[1 1 1]);
rectangle('Position',[2250 -2906.25 93.75 93.75], 'FaceColor',[1 1 1]);
rectangle('Position',[2343.75 -2906.25 93.75 93.75], 'FaceColor',[1 1 1]);
rectangle('Position',[2250 -3000 93.75 93.75], 'FaceColor',[0 0 0]);
rectangle('Position',[2343.75 -3000 93.75 93.75], 'FaceColor',[0 0 0]);
rectangle('Position',[2437.5 -2906.25 93.75 93.75], 'FaceColor',[1 1 1]);
rectangle('Position',[2531.25 -2906.25 93.75 93.75], 'FaceColor',[1 1 1]);
rectangle('Position',[2437.5 -3000 93.75 93.75], 'FaceColor',[0 0 0]);
rectangle('Position',[2531.25 -3000 93.75 93.75], 'FaceColor',[0 0 0]);
rectangle('Position',[2812.5 -2718.75 93.75 93.75], 'FaceColor',[1 1 1]);
rectangle('Position',[2906.25 -2718.75 93.75 93.75], 'FaceColor',[0 0 0]);
rectangle('Position',[2812.5 -2812.5 93.75 93.75], 'FaceColor',[1 1 1]);
rectangle('Position',[2906.25 -2812.5 93.75 93.75], 'FaceColor',[0 0 0]);
rectangle('Position',[2625 -2906.25 93.75 93.75], 'FaceColor',[1 1 1]);
rectangle('Position',[2718.75 -2906.25 93.75 93.75], 'FaceColor',[1 1 1]);
rectangle('Position',[2625 -3000 93.75 93.75], 'FaceColor',[0 0 0]);
rectangle('Position',[2718.75 -3000 93.75 93.75], 'FaceColor',[0 0 0]);
rectangle('Position',[2812.5 -2906.25 93.75 93.75], 'FaceColor',[1 1 1]);
rectangle('Position',[2906.25 -2906.25 93.75 93.75], 'FaceColor',[0 0 0]);
rectangle('Position',[2812.5 -3000 93.75 93.75], 'FaceColor',[0 0 0]);
rectangle('Position',[2906.25 -3000 93.75 93.75], 'FaceColor',[0 0 0]);
X=[2800,2718.75,2578.12,2484.38,2343.75,2203.12,2203.12,2156.25,2062.5,1828.12,1734.38,1640.62,1546.88,1406.25,1218.75,1031.25,890.625,890.625,843.75,656.25,515.625,421.875,328.125,234.375,234.375,328.125,328.125,328.125,328.125,328.125,281.25,234.375,234.375,281.25,200];
Y=[-2800,-2718.75,-2765.62,-2765.62,-2718.75,-2578.12,-2484.38,-2343.75,-2062.5,-2015.62,-2015.62,-2015.62,-2015.62,-1968.75,-1781.25,-1593.75,-1453.12,-1359.38,-1218.75,-1218.75,-1359.38,-1453.12,-1546.88,-1640.62,-1734.38,-1828.12,-1921.88,-2015.62,-2109.38,-2203.12,-2343.75,-2484.38,-2578.12,-2718.75,-2800];
hold on;
plot(X,Y,'r');
legend('4920.93','Location','southoutside');
